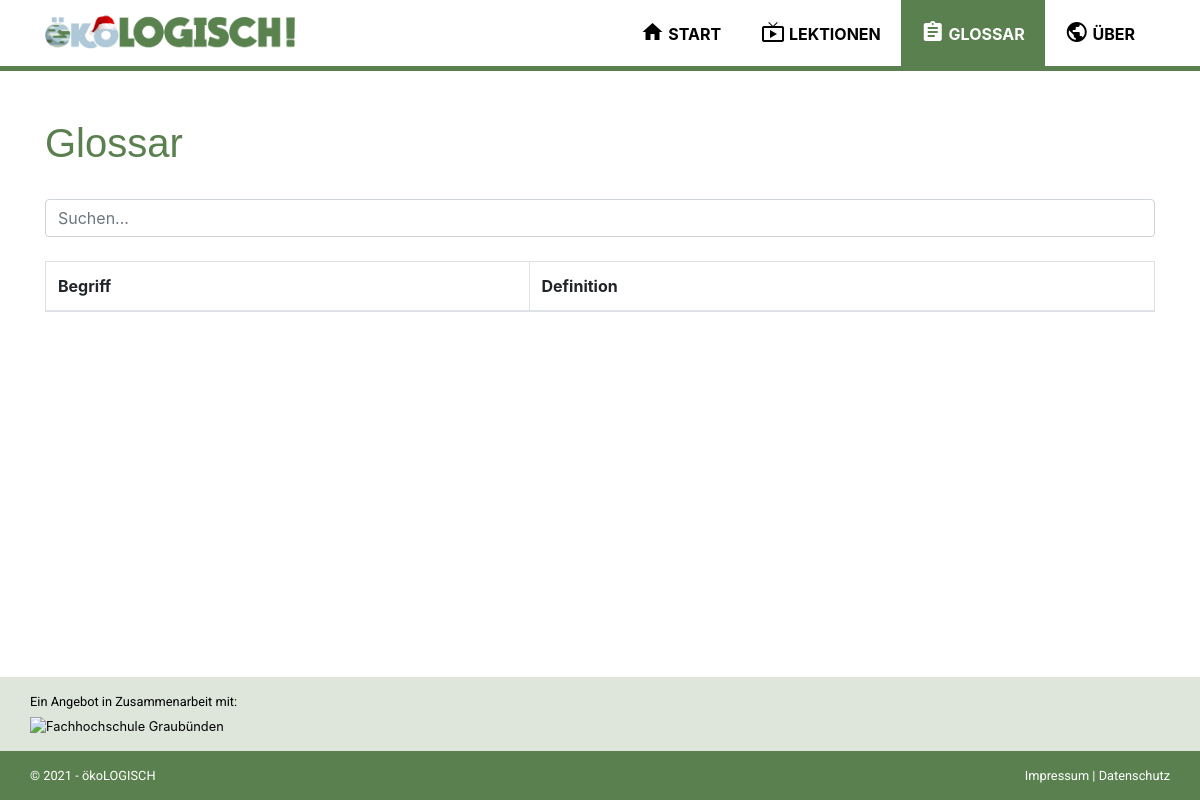
Before: /glossar.php with the older database file.
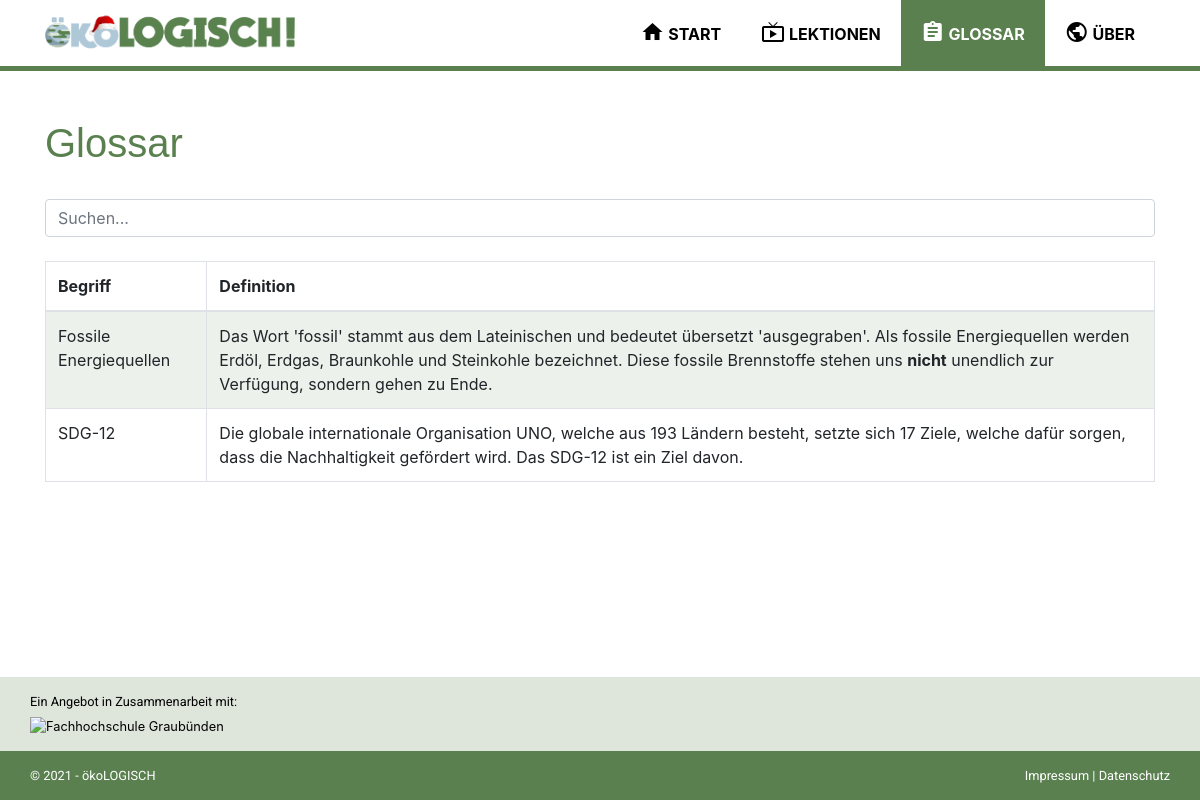
After: the same page with the newer database file.
### tables this page shows
CREATE TABLE `tbl_glossar` (
  `id` int(11) NOT NULL,
  `name` varchar(255) NOT NULL,
  `definition` text NOT NULL
);

### data/data.php (called while the page is built, shortened)
<?php
function get_db_connection()
{
	global $db_host, $db_name, $db_user, $db_pass, $db_charset;
	$dsn = "mysql:host=$db_host;dbname=$db_name;charset=$db_charset";
	$options = [
		PDO::ATTR_ERRMODE            => PDO::ERRMODE_EXCEPTION,
		PDO::ATTR_DEFAULT_FETCH_MODE => PDO::FETCH_ASSOC,
		PDO::ATTR_EMULATE_PREPARES   => false
	];
	try {
		$db = new PDO($dsn, $db_user, $db_pass, $options);
	} catch (\PDOException $e) {
		throw new \PDOException($e->getMessage(), (int)$e->getCode());
	}
	return $db;
}
function get_glossar()
{
	$db = get_db_connection();
	$sql = "SELECT * FROM tbl_glossar ORDER BY name ASC;";
	$result = $db->query($sql);
	return $result->fetchAll();
}

### glossar.php (the view)
<?php
require_once('data/data.php');
$definitions = get_glossar();
?>
<?php require_once('templates/head.php'); ?>
<?php require_once('templates/navbar.php'); ?>
<section class="container data-protection my-5">
    <h2 class="pb-4">Glossar</h2>
    <div class="row">
        <div class="col-12">
            <input class="form-control shadow-none" id="searchInput" type="text" <?php
                                                                                    if (isset($_GET["name"])) {
                                                                                        echo 'value=' . $_GET["name"];
                                                                                    } else {
                                                                                        echo 'placeholder="Suchen..."';
                                                                                    } ?>>
            <br>
            <div class="table-responsive">
                <table class="table table-bordered table-striped">
                    <thead>
                        <tr>
                            <th scope="col">Begriff</th>
                            <th scope="col">Definition</th>
                        </tr>
                    </thead>
                    <tbody id="glossar_table">
                        <?php
                        foreach ($definitions as $definition) {
                        ?>
                            <tr>
                                <td><?php echo $definition['name']; ?></td>
                                <td><?php echo $definition['definition']; ?></td>
                            </tr>
                        <?php } ?>
                    </tbody>
                </table>
            </div>
        </div>
    </div>
</section>
<?php require_once('templates/footer.php'); ?>

Changed rows visible on the page:
added tbl_glossar: name "Fossile Energiequellen", definition "Das Wort 'fossil' stammt aus dem Lateinischen und bedeutet übersetzt 'ausgegraben'. Als fossile Energiequellen werden Erdöl, Erdgas, Braunkohle und Steinkohle bezeichnet. Diese fossile Brennstoffe stehen uns nicht unendlich zur Verfügung, sondern gehen zu Ende."
added tbl_glossar: name "SDG-12", definition "Die globale internationale Organisation UNO, welche aus 193 Ländern besteht, setzte sich 17 Ziele, welche dafür sorgen, dass die Nachhaltigkeit gefördert wird. Das SDG-12 ist ein Ziel davon."
